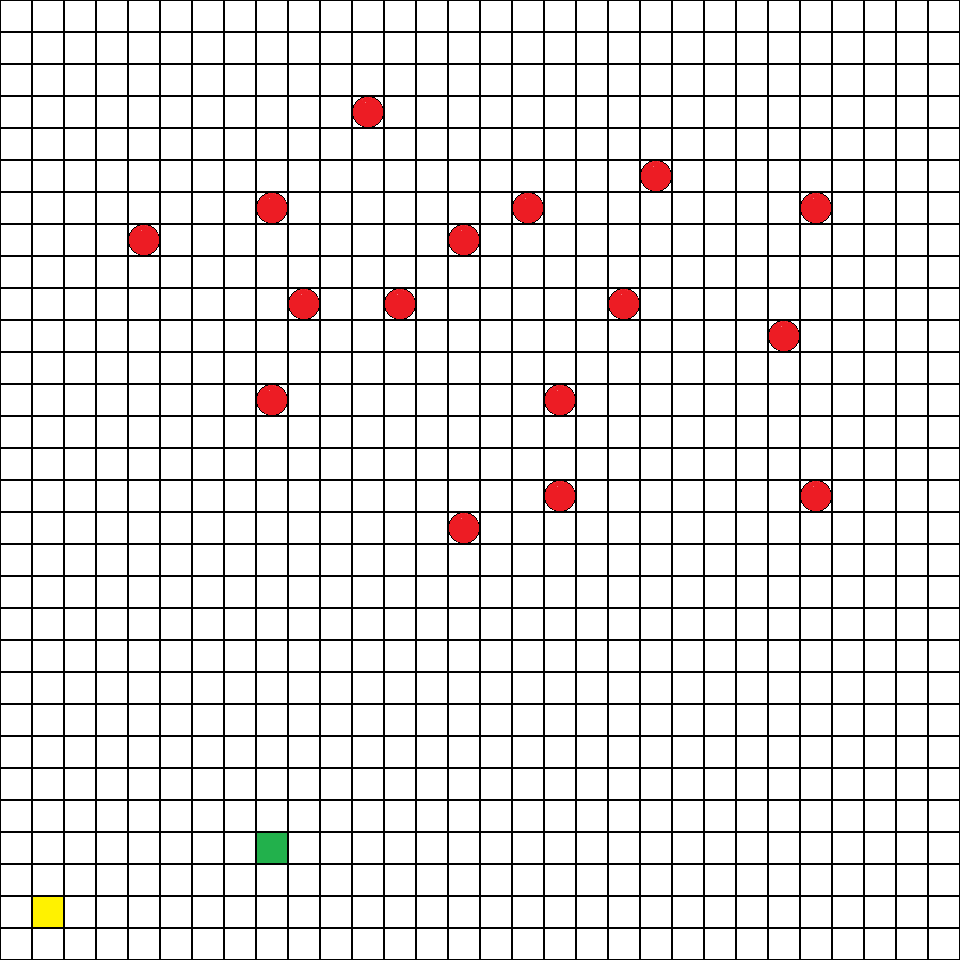

Rendered tile map (Tiled .tmx) drawn with the repository's tilesets; below, a short description and the map source with its tile grids summarised:
An orthogonal 30x30 tile map with 32x32 px tiles, 1 tile layer (Tiles) and 18 objects (16x Rock, Spawn1, Spawn2).

<map version="1.0" orientation="orthogonal" renderorder="right-down" width="30" height="30" tilewidth="32" tileheight="32" nextobjectid="48">
 <tileset firstgid="1" name="borderedtile" tilewidth="32" tileheight="32">
  <image source="borderedtile.png" width="160" height="32" />
 </tileset>
 <layer name="Tiles" width="30" height="30">
  <data>[900 cells, 900 non-empty, 4 distinct tile ids]</data>
 </layer>
 <objectgroup name="Spawns">
  <object id="20" name="Spawn1" x="32" y="896" width="32" height="32">
   <properties>
    <property name="direction" value="180" />
   </properties>
  </object>
  <object id="21" name="Spawn2" x="256" y="832" width="32" height="32">
   <properties>
    <property name="direction" value="0" />
   </properties>
  </object>
 </objectgroup>
 <objectgroup name="Rocks">
<object id="22" name="Rock" x="496" y="208" width="30" height="30">
   <rectangle />
  </object>
  <object id="26" name="Rock" x="432" y="208" width="30" height="30">
   <rectangle />
  </object>
  <object id="27" name="Rock" x="336" y="112" width="240" height="30">
   <rectangle />
  </object>
  <object id="28" name="Rock" x="240" y="208" width="30" height="30">
   <rectangle />
  </object>
  <object id="29" name="Rock" x="112" y="240" width="30" height="30">
   <rectangle />
  </object>
  <object id="33" name="Rock" x="272" y="304" width="30" height="30">
   <rectangle />
  </object>
  <object id="34" name="Rock" x="368" y="304" width="30" height="30">
   <rectangle />
  </object>
  <object id="35" name="Rock" x="240" y="400" width="30" height="30">
   <rectangle />
  </object>
  <object id="36" name="Rock" x="432" y="528" width="30" height="30">
   <rectangle />
  </object>
  <object id="37" name="Rock" x="528" y="496" width="30" height="30">
   <rectangle />
  </object>
  <object id="38" name="Rock" x="528" y="400" width="30" height="30">
   <rectangle />
  </object>
  <object id="39" name="Rock" x="592" y="304" width="30" height="30">
   <rectangle />
  </object>
  <object id="40" name="Rock" x="624" y="176" width="30" height="30">
   <rectangle />
  </object>
  <object id="41" name="Rock" x="784" y="208" width="30" height="30">
   <rectangle />
  </object>
  <object id="42" name="Rock" x="752" y="336" width="30" height="30">
   <rectangle />
  </object>
  <object id="43" name="Rock" x="784" y="496" width="30" height="30">
   <rectangle />
  </object>
 </objectgroup>
</map>
